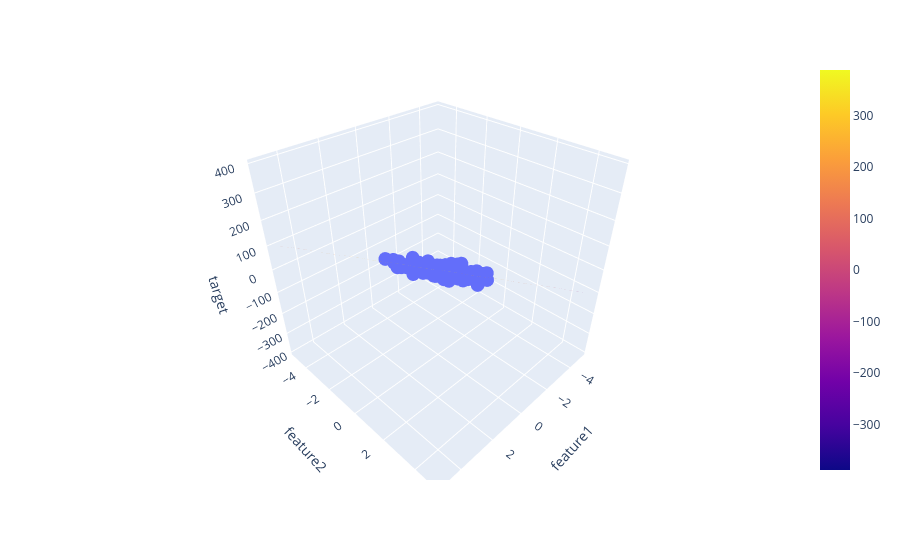

The notebook cell this image was saved under:
### Code cell
fig = px.scatter_3d(df, x='feature1', y='feature2', z='target')

fig.add_trace(go.Surface(x = x, y = y, z =z ))

fig.show()

### Figure 1 — Plotly figure (JSON) as saved in the notebook; plotly's stock layout.template omitted (floating-point values rounded to 4 significant figures; data arrays with more than 128 entries replaced by an {"elided": "..."} marker saying what was removed)
{"data": [{"hovertemplate": "feature1=%{x}<br>feature2=%{y}<br>target=%{z}<extra></extra>", "legendgroup": "", "marker": {"color": "#636efa", "symbol": "circle"}, "mode": "markers", "name": "", "scene": "scene", "showlegend": false, "type": "scatter3d", "x": {"elided": "200 float values"}, "y": {"elided": "200 float values"}, "z": {"elided": "200 float values"}}, {"type": "surface", "x": [-5.0, -3.889, -2.778, -1.667, -0.5556, 0.5556, 1.667, 2.778, 3.889, 5.0], "y": [-5.0, -3.889, -2.778, -1.667, -0.5556, 0.5556, 1.667, 2.778, 3.889, 5.0], "z": [[-388.7, -334.1, -279.6, -225.0, -170.5, -115.9, -61.35, -6.797, 47.75, 102.3], [-356.9, -302.3, -247.8, -193.2, -138.7, -84.12, -29.57, 24.98, 79.54, 134.1], [-325.1, -270.5, -216.0, -161.4, -106.9, -52.34, 2.213, 56.76, 111.3, 165.9], [-293.3, -238.8, -184.2, -129.7, -75.11, -20.56, 33.99, 88.55, 143.1, 197.6], [-261.5, -207.0, -152.4, -97.88, -43.33, 11.22, 65.78, 120.3, 174.9, 229.4], [-229.8, -175.2, -120.7, -66.1, -11.55, 43.0, 97.56, 152.1, 206.7, 261.2], [-198.0, -143.4, -88.87, -34.32, 20.23, 74.79, 129.3, 183.9, 238.4, 293.0], [-166.2, -111.6, -57.09, -2.537, 52.01, 106.6, 161.1, 215.7, 270.2, 324.8], [-134.4, -79.86, -25.31, 29.24, 83.8, 138.3, 192.9, 247.5, 302.0, 356.6], [-102.6, -48.08, 6.473, 61.03, 115.6, 170.1, 224.7, 279.2, 333.8, 388.3]]}], "layout": {"legend": {"tracegroupgap": 0}, "margin": {"t": 60}, "scene": {"domain": {"x": [0, 1], "y": [0, 1]}, "xaxis": {"title": {"text": "feature1"}}, "yaxis": {"title": {"text": "feature2"}}, "zaxis": {"title": {"text": "target"}}}}}
